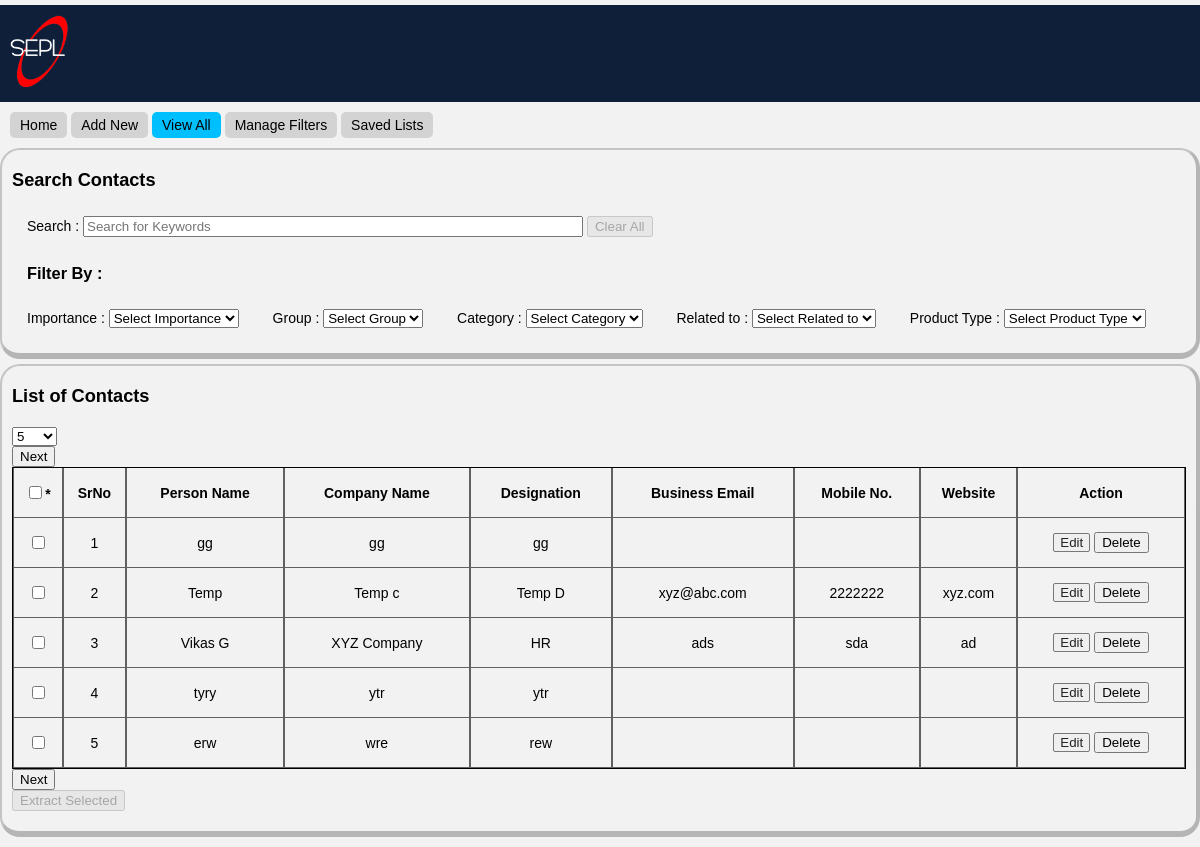
Screenshot of /visiting-card/viewall with the database file from the repository.
### tables this page shows
CREATE TABLE `contact` (
  `id` int(11) NOT NULL,
  `hash` varchar(255) NOT NULL,
  `person_name` varchar(255) NOT NULL DEFAULT '',
  `company_name` varchar(255) NOT NULL DEFAULT '',
  `designation` varchar(255) NOT NULL DEFAULT '',
  `company_address_1` varchar(255) NOT NULL DEFAULT '',
  `company_address_2` varchar(255) NOT NULL DEFAULT '',
  `company_address_3` varchar(255) NOT NULL DEFAULT '',
  `business_email` varchar(255) NOT NULL DEFAULT '',
  `personal_email` varchar(255) NOT NULL DEFAULT '',
  `mobile_no` varchar(100) NOT NULL DEFAULT '',
  `landline_no` varchar(100) NOT NULL DEFAULT '',
  `website` varchar(255) NOT NULL DEFAULT '',
  `residence_address_1` varchar(1000) NOT NULL DEFAULT '',
  `residence_address_2` varchar(255) NOT NULL DEFAULT '',
  `residence_address_3` varchar(255) NOT NULL DEFAULT '',
  `related_to` varchar(255) NOT NULL DEFAULT '',
  `product_type` varchar(255) NOT NULL DEFAULT '',
  `importance` varchar(255) NOT NULL DEFAULT '',
  `group_type` varchar(255) NOT NULL DEFAULT '',
  `category` varchar(255) NOT NULL DEFAULT '',
  `cr_limit` varchar(255) NOT NULL DEFAULT '',
  `created_on` datetime DEFAULT NULL
);

### include/config.php (called while the page is built, shortened)
<?php
    function getPageExt()
	{
		return "";
	}
	function getDomain()
	{
		if(isset($_SERVER['HTTPS']) && $_SERVER['HTTPS'] === 'on')
			$url = "https://";
		else
			$url = "http://";
		$url.= $_SERVER['HTTP_HOST'];
		$url.= "/visiting-card";
		$finalurl = $url;
		return $finalurl;
	}
?>

### viewall.php (the view, shortened to what this page needs)
<?php
    include "include/config.php";
?>
<!DOCTYPE html>
<html>
<head>
  <?php include "include/headsection.php"; ?>
</head>
<body>
  <?php include "include/header.php"; ?>
  <?php include "include/navbar.php"; ?>
    <section class="body-section-main">
      <div class="section-wrapper">
        <div class="section-heading">Search Contacts</div>
        <div class="section-content">
          <div class="contact-filter-main">
            <div class="contact-filter-wrapper" style="display:block;">
              <label for="contact-filter-search-qry">Search : </label>
              <input type="text" id="contact-filter-search-qry" name="contact-filter-search-qry" placeholder="Search for Keywords" style="width: 500px;" />
              <button id="clear-all-filter-btn" disabled="disabled"> Clear All </button>
            </div>
            <div class="contact-filter-wrapper" style="display:block;">
              <h3>Filter By : </h3>
            </div>
            <div class="contact-filter-wrapper">
              <label for="importance-filter">Importance : </label>
              <select id="importance-filter" name="importance-filter">
                <option value="0">Select Importance</option>
              </select>
            </div>
            <div class="contact-filter-wrapper">
              <label for="group-filter">Group : </label>
              <select id="group-filter" name="group-filter">
                <option value="0">Select Group</option>
              </select>
            </div>
            <div class="contact-filter-wrapper">
              <label for="category-filter">Category : </label>
              <select id="category-filter" name="category-filter">
                <option value="0">Select Category</option>
              </select>
            </div>
            <div class="contact-filter-wrapper">
              <label for="related-to-filter">Related to : </label>
              <select id="related-to-filter" name="related-to-filter">
                <option value="0">Select Related to</option>
              </select>
            </div>
            <div class="contact-filter-wrapper">
              <label for="product-type-filter">Product Type : </label>
              <select id="product-type-filter" name="product-type-filter">
                <option value="0">Select Product Type</option>
              </select>
            </div>
          </div>
        </div>
      </div>
    </section>
    <section class="body-section-main">
      <div class="section-wrapper">
        <div class="section-heading">List of Contacts</div>
        <div class="section-content">
          <div class="result-page-size-filter">
            <select id="result-page-size" name="result-page-size">
              <option value="5">5</option>
            </select>
          </div>
          <div class="contact-list-wrapper">
            <div id="contact-list-section">
              <?php include "contactlistsection.php";  ?>
            </div>
          </div>
        </div>
      </div>
    </section>
</body>
</html>

### contactlistsection.php (shortened to what this page needs)
<?php
      require_once "include/config.php";
  $srchfilter = "";
  if(isset($_POST['ps']))
  {
    $pagesize = (int)$_POST['ps'];
  }
  else
  {
    $pagesize = 5;
  }
  if(isset($_POST['pno']))
  {
    $pageno = (int)$_POST['pno'];
  }
  else
  {
    $pageno = 1;
  }
  $pageoffset = ($pageno * $pagesize) - $pagesize;
  $limitfilter = " limit ".$pageoffset.",".$pagesize;
  $orderby = " order by id desc ";
?>
            <?php
                  $sqlgetcontacts = "select * from contact ".$srchfilter.$orderby.$limitfilter;
                  $rowgetcontacts = mysqli_query($con, $sqlgetcontacts);
                  if(mysqli_num_rows($rowgetcontacts) > 0)
                  {
            ?>
            <div class="result-page-next-prv-btn-wrapper">
              <button class="contact-list-next-btn" value="" style="display:none;">Next</button>
            </div>
          <table id="contact-sort-table" class="contact-table tablesorter" cellpadding="0" cellspacing="0">
            <thead>
              <tr>
                <th><input type="checkbox" id="select-all-checkbox" name="select-all-checkbox" />*</th>
                <th>SrNo</th>
                <th>Person Name</th>
                <th>Company Name</th>
                <th>Designation</th>
                <th>Business Email</th>
                <th>Mobile No.</th>
                <th>Website</th>
                <th>Action</th>
              </tr>
            </thead>
            <tbody>
            <?php
                    $srno = $pageoffset+1;
                    $i = 0;
                    while ($i <= ($resgetcontacts = mysqli_fetch_array($rowgetcontacts)))
                    {
                  ?>
                      <tr>
                        <td><input class="contact-checkbox" type="checkbox" id="c-id-<?php echo $resgetcontacts['id']; ?>" name="c-id-<?php echo $resgetcontacts['id']; ?>" value="<?php echo $resgetcontacts['id']; ?>"></td>
                        <td><?php echo $srno; ?></td>
                        <td><?php echo $resgetcontacts["person_name"]; ?></td>
                        <td><?php echo $resgetcontacts["company_name"]; ?></td>
                        <td><?php echo $resgetcontacts["designation"]; ?></td>
                        <td><?php echo $resgetcontacts["business_email"]; ?></td>
                        <td><?php echo $resgetcontacts["mobile_no"]; ?></td>
                        <td><?php echo $resgetcontacts["website"]; ?></td>
                        <td>
                          <?php
                            $editurl = getDomain()."/editcontact".getPageExt()."?i=".$resgetcontacts['id']."&h=".$resgetcontacts['hash'];
                          ?>
                          <a class="button" href="<?php echo $editurl; ?>">Edit</a>
                          <button class="delete-contact-btn action-btn" id="delete-contact-<?php echo $resgetcontacts['id']; ?>" data-id="<?php echo $resgetcontacts['id']; ?>" data-hash="<?php echo $resgetcontacts['hash']; ?>">Delete</button>
                        </td>
                      </tr>
                  <?php
                        $i++;
                        $srno++;
                      }
                  ?>
            </tbody>
          </table>
            <div class="result-page-next-prv-btn-wrapper">
              <button class="contact-list-next-btn" value="" style="display: none;">Next</button>
            </div>
          <form method="post" id="extract-contact-form" action="printcontacts.php">
            <input type="submit" id="extract-contact-form-submit" name="extract-contact-form-submit" value="Extract Selected" disabled="disabled">
          </form>
                  <?php
                    }
                    else
                    {
                  ?>
                      <div class="no-reslt-found-wrapper">No Matching Result Found !</div>
                  <?php
                    }
                  ?>

### css/style.css (style rules this page uses)
* { box-sizing: border-box; }
body { font-family: Verdana, Geneva, sans-serif; font-size: 14px; background: #f2f2f2; padding: 0 0 10px 0; margin: 0; }
a { text-decoration: none; }
a, a:visited, a:hover, a:active { color: inherit; }
a.button { display: inline-block; padding: 1px 6px; text-decoration: none; background-color: rgba(239,239,239,1); color: #222; border: 1px solid rgba(120,120,120,1); border-radius: 2px; transition: background-color 0.3s ease; font-size: .95em; }
.body-section-main { width: 100%; }
.section-wrapper { max-width: 1300px; min-width: 320px; margin: 5px auto 0 auto; padding: 10px; border-top: 2px solid rgba(90, 90, 90, .3); border-bottom: 6px solid rgba(90, 90, 90, .4); border-left: 2px solid rgba(90, 90, 90, .3); border-right: 4px solid rgba(90, 90, 90, .4); border-radius: 20px; }
.section-heading { font-weight: 600; font-size: 1.3em; padding: 10px 0; }
.section-content { padding: 10px 0; }
.contact-table { width: 100%; border: 1px solid; }
.contact-table tr { height: 50px; }
.contact-table tr th, .contact-table tr td { border-bottom: 1px solid rgba(0, 0, 0, .6); border-left: 1px solid rgba(0, 0, 0, .6); border-right: 1px solid rgba(0, 0, 0, .6); text-align: center; vertical-align: middle; word-break: break-all; word-wrap: break-word; padding: 0 1px; }
.contact-table tr th { word-break: normal; word-wrap: break-word; }
.contact-filter-wrapper { display: inline-block; padding: 5px 15px; border-radius: 5px; }

### rows the page displays
contact: person_name "gg", company_name "gg", designation "gg"
contact: person_name "Temp", company_name "Temp c", designation "Temp D", business_email "xyz@abc.com", mobile_no "2222222", website "xyz.com"
contact: person_name "Vikas G", company_name "XYZ Company", designation "HR", business_email "ads", mobile_no "sda", website "ad"
contact: person_name "tyry", company_name "ytr", designation "ytr"
contact: person_name "erw", company_name "wre", designation "rew"
